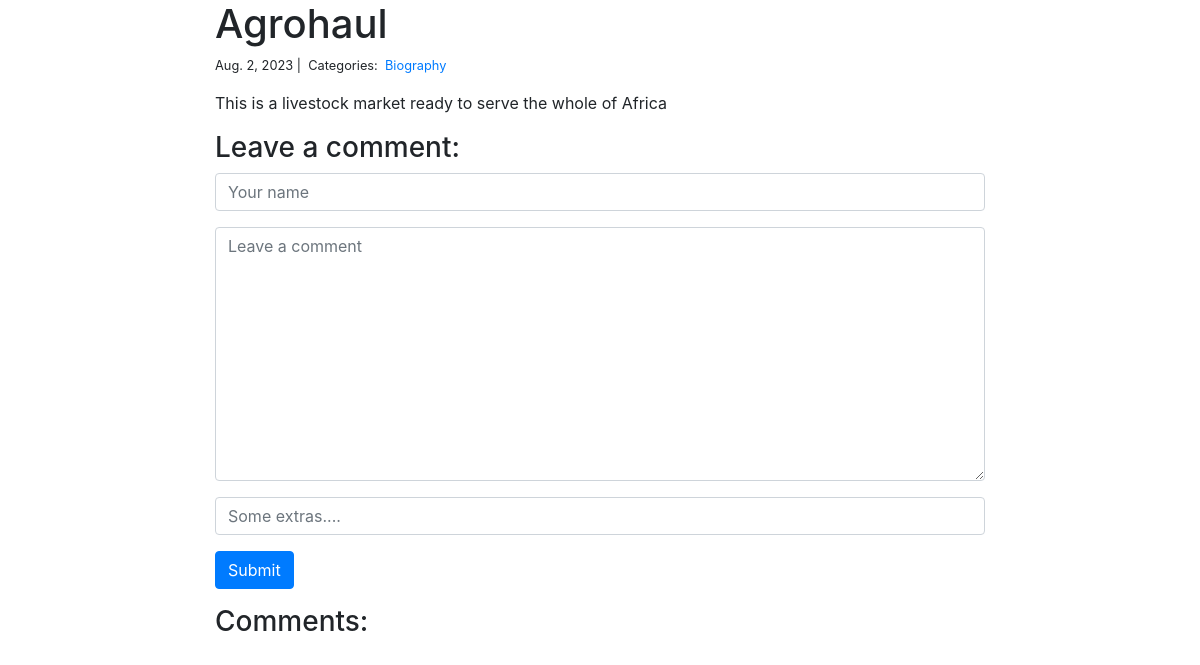
Page /blog/3/ on the committed database.
### blog/models.py (models this page shows, shortened)
class Post(models.Model):
    title = models.CharField(max_length=255)
    body = models.TextField()
    pub_date = models.DateTimeField(auto_now_add=True)
    last_mod = models.DateTimeField(auto_now=True)
    cat = models.ManyToManyField('Category', related_name='posts')

class Category(models.Model):
    name = models.CharField(max_length=20)

### blog/views.py (the view, shortened to what this page needs)
# urls.py: path('<int:pk>/', views.blog_detail, name='blog_detail'),
def blog_detail(request, pk):
    post = Post.objects.get(pk=pk)
    form = CommentForm()
    comments = Comment.objects.filter(post=post)
    context = {
        'post' : post,
        'comments' : comments,
        'form' : form,
    }
    return render(request, "blog_detail.html", context)

### blog/forms.py
class CommentForm(forms.Form):
    author = forms.CharField(
        max_length=60,
        widget=forms.TextInput(attrs={
            'class' : 'form-control',
            'placeholder' : 'Your name'
        })
    )
    body = forms.CharField(widget=forms.Textarea(
        attrs={
            'class' : 'form-control',
            'placeholder' : 'Leave a comment'
        }
    ))
    extra = forms.CharField(widget=forms.TextInput(attrs={
        'class' : 'form-control',
        'placeholder' : 'Some extras....'
    }))

### blog/templates/blog_detail.html (shortened to what this page needs)
{% extends "base.html" %}
{% block page_content %}
<div class="col-md-8 offset-md-2">
    <h1>{{ post.title }}</h1>
    <small>
        {{ post.pub_date.date }} |&nbsp;
        Categories:&nbsp;
        {% for category in post.cat.all %}
        <a href="{% url 'blog_category' category.name %}">
            {{ category.name }}
        </a>&nbsp;
        {% endfor %}
    </small>
    <p>{{ post.body | linebreaks }}</p>
    <h3>Leave a comment:</h3>
    <form action="/blog/{{ post.pk }}/" method="post">
        <div class="form-group">
            {{ form.author }}
        </div>
        <div class="form-group">
            {{ form.body }}
        </div>
        <div class="form-group">
            {{ form.extra }}
        </div>
        <button type="submit" class="btn btn-primary">Submit</button>
    </form>
    <h3>Comments:</h3>
</div>
{% endblock %}

### rows in the picture
Post: title "Agrohaul", pub_date "Aug. 2, 2023", body "This is a livestock market ready to serve the whole of Africa"
Category: name "Biography"
